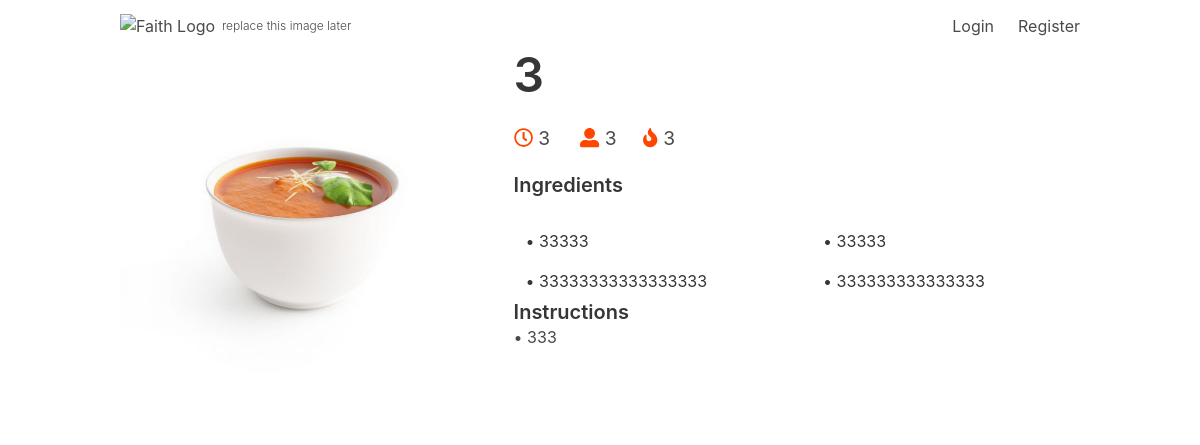
Page /post1/19 on the committed database.
### backend/flaskblog/models.py (models this page shows, shortened)
class Post(db.Model):
    id = db.Column(db.Integer, primary_key=True)
    title = db.Column(db.String(100), nullable=False)
    time = db.Column(db.String(100), nullable=False)
    serves = db.Column(db.String(100), nullable=False)
    cal = db.Column(db.String(100), nullable=False)
    date_posted = db.Column(db.DateTime, nullable=False, default=datetime.utcnow)
    ingredients = db.Column(db.PickleType(), nullable=False)
    steps = db.Column(db.PickleType(), nullable=False)
    image = db.Column(db.String(20), nullable=False, default='image.jpg')
    user_id = db.Column(db.Integer, db.ForeignKey('user.id'), nullable=False)

### backend/flaskblog/routes.py (the view)
@app.route("/post1/<int:post_id>")
def post(post_id):
    post = Post.query.get_or_404(post_id)
    data = post.ingredients
    x = zip(*[iter(data)]*2)
    return render_template('post.html', title=post.title, post=post, ingred=x)

### backend/flaskblog/templates/post.html (shortened to what this page needs)
{% extends "layout-2.html" %}
{% block content %}
<section class="section">
  <div class="container">
  <div class="columns">
        <div class="column">
                <div class="desk">
                        <img src="{{ url_for('static', filename='post_img/' + post.image) }}" alt="">
                </div>
            </div>
    <div class="column is-three-fifths tab-left">
            <h1 class="title is-1 desk">{{ post.title }}<h1>
        <h5 class="subtitle orange is-5">
            <i class="far fa-clock orange"></i> {{ post.time }}
            <i class="fas fa-user-alt orange"></i> {{ post.serves }}
            <i class="fas fa-fire orange"></i> {{ post.cal }}
        </h5>
        <div class="ingredietns">
                <h5 class="title is-5">Ingredients</h5>
                <table class="table is-fullwidth">
                  <tbody>
                      {% for i, k in ingred %}
                      <tr>
                          {% if i%}
                          <td>• {{ i }} </td>
                          {% endif %}
                          {% if k%}
                          <td>• {{ k }} </td>
                          {% endif %}
                          </tr>
                      {% endfor %}
                  </tbody>
                </table>
        </div>
        <div class="directions">
                <h5 class="title is-5">Instructions</h5>
                {% for i in post.steps %}
                <h6 class="subtitle is-6">• {{ i }}</h6>
                {% endfor %}
              </div>
    </div>
  </div>
  </div>
</section>
{% endblock content %}

### backend/flaskblog/static/style.css (style rules this page uses)
svg.svg-inline--fa.orange { color: orangered; text-align: center !important; }
.tab-left { padding-left: 20px; }
.table td, .table th { border: none !important; }
.subtitle.is-5.orange { font-size: 1.2rem; }

### backend/flaskblog/static/core_deep-blue.css (style rules this page uses)
body { font-family: -apple-system, BlinkMacSystemFont, "Segoe UI", Roboto, Helvetica, Arial, sans-serif, "Apple Color Emoji", "Segoe UI Emoji", "Segoe UI Symbol"; overflow: hidden !important }
a, a:active, i, i:active, div, div:active, div:focus, span:focus, span:active { outline: none !important }

### rows in the picture
Post: image (picture), title "3", time "3", serves "3", cal "3"

### other values in the picture
{{ i }} "33333" "33333333333333333"
{{ k }} "33333" "333333333333333"
{{ i }} "333"
